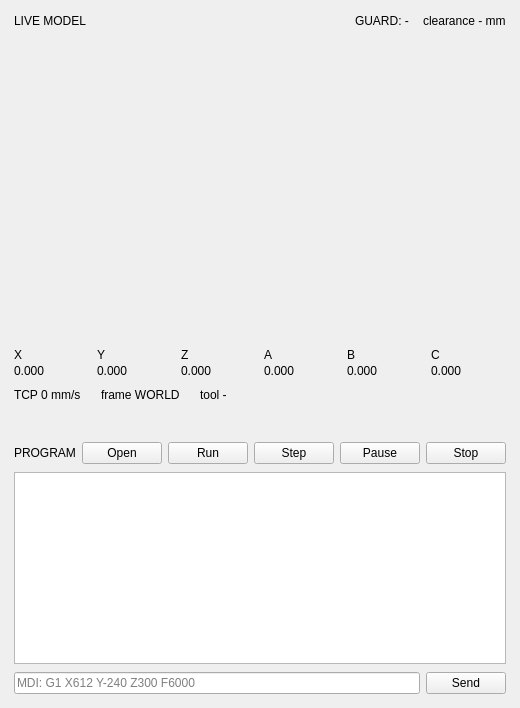
                <widget class="QWidget" name="w_21">
                  <layout class="QVBoxLayout" name="layout_41">
                    <property name="spacing"><number>12</number></property>
                    <property name="leftMargin"><number>0</number></property>
                    <property name="topMargin"><number>0</number></property>
                    <property name="rightMargin"><number>0</number></property>
                    <property name="bottomMargin"><number>0</number></property>
                    <property name="stretch" stdset="0"><string>3,1</string></property>
                    <item>
                      <widget class="QFrame" name="panel_view">
                        <property name="role" stdset="0"><string>panel</string></property>
                        <layout class="QVBoxLayout" name="layout_16">
                          <property name="spacing"><number>10</number></property>
                          <property name="leftMargin"><number>14</number></property>
                          <property name="topMargin"><number>14</number></property>
                          <property name="rightMargin"><number>14</number></property>
                          <property name="bottomMargin"><number>14</number></property>
                          <item>
                            <widget class="QWidget" name="w_4">
                              <layout class="QHBoxLayout" name="layout_13">
                                <property name="spacing"><number>14</number></property>
                                <property name="leftMargin"><number>0</number></property>
                                <property name="topMargin"><number>0</number></property>
                                <property name="rightMargin"><number>0</number></property>
                                <property name="bottomMargin"><number>0</number></property>
                                <item>
                                  <widget class="QLabel" name="cap_view">
                                    <property name="text"><string>LIVE MODEL</string></property>
                                    <property name="role" stdset="0"><string>caption</string></property>
                                  </widget>
                                </item>
                                <item>
                                  <spacer name="spacer_27">
                                    <property name="orientation"><enum>Qt::Horizontal</enum></property>
                                    <property name="sizeHint"><size><width>0</width><height>0</height></size></property>
                                  </spacer>
                                </item>
                                <item>
                                  <widget class="QLabel" name="lbl_guard">
                                    <property name="text"><string>GUARD: -</string></property>
                                    <property name="role" stdset="0"><string>guard</string></property>
                                  </widget>
                                </item>
                                <item>
                                  <widget class="QLabel" name="lbl_clear">
                                    <property name="text"><string>clearance - mm</string></property>
                                    <property name="role" stdset="0"><string>mono dim</string></property>
                                  </widget>
                                </item>
                              </layout>
                            </widget>
                          </item>
                          <item>
                            <widget class="QWidget" name="view_holder">
                              <property name="minimumSize"><size><width>400</width><height>300</height></size></property>
                              <property name="role" stdset="0"><string>view</string></property>
                              <layout class="QVBoxLayout" name="layout_14">
                                <property name="spacing"><number>0</number></property>
                                <property name="leftMargin"><number>0</number></property>
                                <property name="topMargin"><number>0</number></property>
                                <property name="rightMargin"><number>0</number></property>
                                <property name="bottomMargin"><number>0</number></property>
                              </layout>
                            </widget>
                          </item>
                          <item>
                            <widget class="QWidget" name="w_3">
                              <layout class="QGridLayout" name="layout_12">
                                <property name="spacing"><number>8</number></property>
                                <property name="leftMargin"><number>0</number></property>
                                <property name="topMargin"><number>0</number></property>
                                <property name="rightMargin"><number>0</number></property>
                                <property name="bottomMargin"><number>0</number></property>
                                <item row="0" column="0">
                                  <layout class="QVBoxLayout" name="layout_6">
                                    <property name="spacing"><number>2</number></property>
                                    <property name="leftMargin"><number>0</number></property>
                                    <property name="topMargin"><number>0</number></property>
                                    <property name="rightMargin"><number>0</number></property>
                                    <property name="bottomMargin"><number>0</number></property>
                                    <item>
                                      <widget class="QLabel" name="cap_X">
                                        <property name="text"><string>X</string></property>
                                        <property name="role" stdset="0"><string>caption dim</string></property>
                                      </widget>
                                    </item>
                                    <item>
                                      <widget class="QLabel" name="lbl_x">
                                        <property name="text"><string>0.000</string></property>
                                        <property name="role" stdset="0"><string>pose</string></property>
                                      </widget>
                                    </item>
                                  </layout>
                                </item>
                                <item row="0" column="1">
                                  <layout class="QVBoxLayout" name="layout_7">
                                    <property name="spacing"><number>2</number></property>
                                    <property name="leftMargin"><number>0</number></property>
                                    <property name="topMargin"><number>0</number></property>
                                    <property name="rightMargin"><number>0</number></property>
                                    <property name="bottomMargin"><number>0</number></property>
                                    <item>
                                      <widget class="QLabel" name="cap_Y">
                                        <property name="text"><string>Y</string></property>
                                        <property name="role" stdset="0"><string>caption dim</string></property>
                                      </widget>
                                    </item>
                                    <item>
                                      <widget class="QLabel" name="lbl_y">
                                        <property name="text"><string>0.000</string></property>
                                        <property name="role" stdset="0"><string>pose</string></property>
                                      </widget>
                                    </item>
                                  </layout>
                                </item>
                                <item row="0" column="2">
                                  <layout class="QVBoxLayout" name="layout_8">
                                    <property name="spacing"><number>2</number></property>
                                    <property name="leftMargin"><number>0</number></property>
                                    <property name="topMargin"><number>0</number></property>
                                    <property name="rightMargin"><number>0</number></property>
                                    <property name="bottomMargin"><number>0</number></property>
                                    <item>
                                      <widget class="QLabel" name="cap_Z">
                                        <property name="text"><string>Z</string></property>
                                        <property name="role" stdset="0"><string>caption dim</string></property>
                                      </widget>
                                    </item>
                                    <item>
                                      <widget class="QLabel" name="lbl_z">
                                        <property name="text"><string>0.000</string></property>
                                        <property name="role" stdset="0"><string>pose</string></property>
                                      </widget>
                                    </item>
                                  </layout>
                                </item>
                                <item row="0" column="3">
                                  <layout class="QVBoxLayout" name="layout_9">
                                    <property name="spacing"><number>2</number></property>
                                    <property name="leftMargin"><number>0</number></property>
                                    <property name="topMargin"><number>0</number></property>
                                    <property name="rightMargin"><number>0</number></property>
                                    <property name="bottomMargin"><number>0</number></property>
                                    <item>
                                      <widget class="QLabel" name="cap_A">
                                        <property name="text"><string>A</string></property>
                                        <property name="role" stdset="0"><string>caption dim</string></property>
                                      </widget>
                                    </item>
                                    <item>
                                      <widget class="QLabel" name="lbl_a">
                                        <property name="text"><string>0.000</string></property>
                                        <property name="role" stdset="0"><string>pose</string></property>
                                      </widget>
                                    </item>
                                  </layout>
                                </item>
                                <item row="0" column="4">
                                  <layout class="QVBoxLayout" name="layout_10">
                                    <property name="spacing"><number>2</number></property>
                                    <property name="leftMargin"><number>0</number></property>
                                    <property name="topMargin"><number>0</number></property>
                                    <property name="rightMargin"><number>0</number></property>
                                    <property name="bottomMargin"><number>0</number></property>
                                    <item>
                                      <widget class="QLabel" name="cap_B">
                                        <property name="text"><string>B</string></property>
                                        <property name="role" stdset="0"><string>caption dim</string></property>
                                      </widget>
                                    </item>
                                    <item>
                                      <widget class="QLabel" name="lbl_b">
                                        <property name="text"><string>0.000</string></property>
                                        <property name="role" stdset="0"><string>pose</string></property>
                                      </widget>
                                    </item>
                                  </layout>
                                </item>
                                <item row="0" column="5">
                                  <layout class="QVBoxLayout" name="layout_11">
                                    <property name="spacing"><number>2</number></property>
                                    <property name="leftMargin"><number>0</number></property>
                                    <property name="topMargin"><number>0</number></property>
                                    <property name="rightMargin"><number>0</number></property>
                                    <property name="bottomMargin"><number>0</number></property>
                                    <item>
                                      <widget class="QLabel" name="cap_C">
                                        <property name="text"><string>C</string></property>
                                        <property name="role" stdset="0"><string>caption dim</string></property>
                                      </widget>
                                    </item>
                                    <item>
                                      <widget class="QLabel" name="lbl_c">
                                        <property name="text"><string>0.000</string></property>
                                        <property name="role" stdset="0"><string>pose</string></property>
                                      </widget>
                                    </item>
                                  </layout>
                                </item>
                              </layout>
                            </widget>
                          </item>
                          <item>
                            <widget class="QWidget" name="w_5">
                              <layout class="QHBoxLayout" name="layout_15">
                                <property name="spacing"><number>20</number></property>
                                <property name="leftMargin"><number>0</number></property>
                                <property name="topMargin"><number>0</number></property>
                                <property name="rightMargin"><number>0</number></property>
                                <property name="bottomMargin"><number>0</number></property>
                                <item>
                                  <widget class="QLabel" name="lbl_tcp_speed">
                                    <property name="text"><string>TCP 0 mm/s</string></property>
                                    <property name="role" stdset="0"><string>mono dim</string></property>
                                  </widget>
                                </item>
                                <item>
                                  <widget class="QLabel" name="lbl_frame">
                                    <property name="text"><string>frame WORLD</string></property>
                                    <property name="role" stdset="0"><string>mono dim</string></property>
                                  </widget>
                                </item>
                                <item>
                                  <widget class="QLabel" name="lbl_tool">
                                    <property name="text"><string>tool -</string></property>
                                    <property name="role" stdset="0"><string>mono dim</string></property>
                                  </widget>
                                </item>
                                <item>
                                  <spacer name="spacer_28">
                                    <property name="orientation"><enum>Qt::Horizontal</enum></property>
                                    <property name="sizeHint"><size><width>0</width><height>0</height></size></property>
                                  </spacer>
                                </item>
                              </layout>
                            </widget>
                          </item>
                        </layout>
                      </widget>
                    </item>
                    <item>
                      <widget class="QFrame" name="panel_program">
                        <property name="role" stdset="0"><string>panel</string></property>
                        <layout class="QVBoxLayout" name="layout_19">
                          <property name="spacing"><number>8</number></property>
                          <property name="leftMargin"><number>14</number></property>
                          <property name="topMargin"><number>14</number></property>
                          <property name="rightMargin"><number>14</number></property>
                          <property name="bottomMargin"><number>14</number></property>
                          <item>
                            <widget class="QWidget" name="w_6">
                              <layout class="QHBoxLayout" name="layout_17">
                                <property name="spacing"><number>6</number></property>
                                <property name="leftMargin"><number>0</number></property>
                                <property name="topMargin"><number>0</number></property>
                                <property name="rightMargin"><number>0</number></property>
                                <property name="bottomMargin"><number>0</number></property>
                                <item>
                                  <widget class="QLabel" name="cap_prog">
                                    <property name="text"><string>PROGRAM</string></property>
                                    <property name="role" stdset="0"><string>caption</string></property>
                                  </widget>
                                </item>
                                <item>
                                  <spacer name="spacer_29">
                                    <property name="orientation"><enum>Qt::Horizontal</enum></property>
                                    <property name="sizeHint"><size><width>0</width><height>0</height></size></property>
                                  </spacer>
                                </item>
                                <item>
                                  <widget class="QPushButton" name="btn_open">
                                    <property name="text"><string>Open</string></property>
                                    <property name="role" stdset="0"><string>small</string></property>
                                  </widget>
                                </item>
                                <item>
                                  <widget class="QPushButton" name="btn_run">
                                    <property name="text"><string>Run</string></property>
                                    <property name="role" stdset="0"><string>small</string></property>
                                  </widget>
                                </item>
                                <item>
                                  <widget class="QPushButton" name="btn_step">
                                    <property name="text"><string>Step</string></property>
                                    <property name="role" stdset="0"><string>small</string></property>
                                  </widget>
                                </item>
                                <item>
                                  <widget class="QPushButton" name="btn_pause">
                                    <property name="text"><string>Pause</string></property>
                                    <property name="role" stdset="0"><string>small</string></property>
                                  </widget>
                                </item>
                                <item>
                                  <widget class="QPushButton" name="btn_stop">
                                    <property name="text"><string>Stop</string></property>
                                    <property name="role" stdset="0"><string>small</string></property>
                                  </widget>
                                </item>
                              </layout>
                            </widget>
                          </item>
                          <item>
                            <widget class="QListWidget" name="list_gcode">
                              <property name="minimumSize"><size><width>0</width><height>120</height></size></property>
                            </widget>
                          </item>
                          <item>
                            <widget class="QWidget" name="w_7">
                              <layout class="QHBoxLayout" name="layout_18">
                                <property name="spacing"><number>6</number></property>
                                <property name="leftMargin"><number>0</number></property>
                                <property name="topMargin"><number>0</number></property>
                                <property name="rightMargin"><number>0</number></property>
                                <property name="bottomMargin"><number>0</number></property>
                                <item>
                                  <widget class="QLineEdit" name="edit_mdi">
                                    <property name="placeholderText"><string>MDI: G1 X612 Y-240 Z300 F6000</string></property>
                                  </widget>
                                </item>
                                <item>
                                  <widget class="QPushButton" name="btn_mdi_go">
                                    <property name="text"><string>Send</string></property>
                                    <property name="role" stdset="0"><string>small</string></property>
                                  </widget>
                                </item>
                              </layout>
                            </widget>
                          </item>
                        </layout>
                      </widget>
                    </item>
                  </layout>
                </widget>
